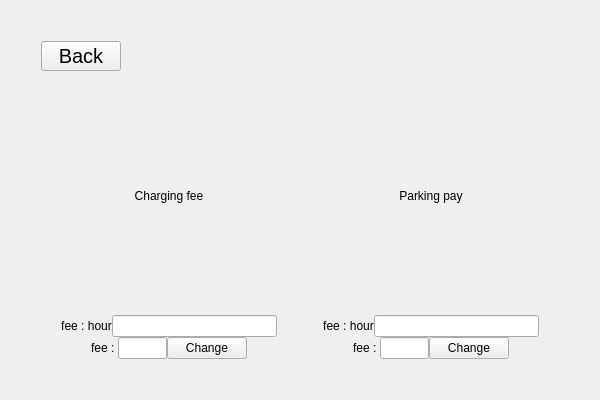
<?xml version="1.0" encoding="UTF-8"?>
<ui version="4.0">
 <class>ChargeManagerDialog</class>
 <widget class="QWidget" name="ChargeManagerDialog">
  <property name="geometry">
   <rect>
    <x>0</x>
    <y>0</y>
    <width>600</width>
    <height>400</height>
   </rect>
  </property>
  <property name="windowTitle">
   <string>Form</string>
  </property>
  <layout class="QVBoxLayout" name="verticalLayout_4">
   <item>
    <layout class="QVBoxLayout" name="verticalLayout_2">
     <property name="leftMargin">
      <number>30</number>
     </property>
     <property name="topMargin">
      <number>30</number>
     </property>
     <property name="rightMargin">
      <number>30</number>
     </property>
     <property name="bottomMargin">
      <number>30</number>
     </property>
     <item>
      <layout class="QVBoxLayout" name="verticalLayout" stretch="1,9">
       <item>
        <layout class="QHBoxLayout" name="horizontalLayout">
         <item>
          <widget class="QPushButton" name="back_button">
           <property name="maximumSize">
            <size>
             <width>100</width>
             <height>30</height>
            </size>
           </property>
           <property name="font">
            <font>
             <pointsize>15</pointsize>
            </font>
           </property>
           <property name="text">
            <string>Back</string>
           </property>
          </widget>
         </item>
         <item>
          <spacer name="horizontalSpacer">
           <property name="orientation">
            <enum>Qt::Horizontal</enum>
           </property>
           <property name="sizeHint" stdset="0">
            <size>
             <width>40</width>
             <height>10</height>
            </size>
           </property>
          </spacer>
         </item>
        </layout>
       </item>
       <item>
        <layout class="QGridLayout" name="gridLayout">
         <property name="spacing">
          <number>6</number>
         </property>
         <item row="0" column="0">
          <layout class="QVBoxLayout" name="verticalLayout_3" stretch="1,4,5">
           <property name="spacing">
            <number>0</number>
           </property>
           <property name="leftMargin">
            <number>20</number>
           </property>
           <property name="rightMargin">
            <number>20</number>
           </property>
           <item>
            <layout class="QVBoxLayout" name="verticalLayout_6">
             <item>
              <widget class="QLabel" name="charging_fee_label">
               <property name="text">
                <string>Charging fee</string>
               </property>
               <property name="alignment">
                <set>Qt::AlignCenter</set>
               </property>
              </widget>
             </item>
            </layout>
           </item>
           <item>
            <layout class="QHBoxLayout" name="horizontalLayout_3">
             <property name="leftMargin">
              <number>0</number>
             </property>
             <property name="rightMargin">
              <number>0</number>
             </property>
             <item>
              <widget class="QLabel" name="charging_fee_status_label">
               <property name="text">
                <string>fee : hour</string>
               </property>
               <property name="alignment">
                <set>Qt::AlignCenter</set>
               </property>
              </widget>
             </item>
             <item>
              <widget class="QLineEdit" name="charging_fee_status_text"/>
             </item>
            </layout>
           </item>
           <item>
            <layout class="QHBoxLayout" name="horizontalLayout_2">
             <property name="leftMargin">
              <number>30</number>
             </property>
             <property name="rightMargin">
              <number>30</number>
             </property>
             <item>
              <widget class="QLabel" name="change_charging_fee_label">
               <property name="text">
                <string>fee : </string>
               </property>
              </widget>
             </item>
             <item>
              <widget class="QLineEdit" name="change_charging_fee_text"/>
             </item>
             <item>
              <widget class="QPushButton" name="change_charging_fee_button">
               <property name="maximumSize">
                <size>
                 <width>80</width>
                 <height>16777215</height>
                </size>
               </property>
               <property name="text">
                <string>Change</string>
               </property>
              </widget>
             </item>
            </layout>
           </item>
          </layout>
         </item>
         <item row="0" column="1">
          <layout class="QVBoxLayout" name="verticalLayout_5" stretch="1,4,5">
           <property name="spacing">
            <number>0</number>
           </property>
           <property name="leftMargin">
            <number>20</number>
           </property>
           <property name="rightMargin">
            <number>20</number>
           </property>
           <item>
            <layout class="QVBoxLayout" name="verticalLayout_7">
             <item>
              <widget class="QLabel" name="parking_fee_label">
               <property name="text">
                <string>Parking pay</string>
               </property>
               <property name="alignment">
                <set>Qt::AlignCenter</set>
               </property>
              </widget>
             </item>
            </layout>
           </item>
           <item>
            <layout class="QHBoxLayout" name="horizontalLayout_7">
             <property name="leftMargin">
              <number>0</number>
             </property>
             <property name="rightMargin">
              <number>0</number>
             </property>
             <item>
              <widget class="QLabel" name="charging_fee_status_label_2">
               <property name="text">
                <string>fee : hour</string>
               </property>
               <property name="alignment">
                <set>Qt::AlignCenter</set>
               </property>
              </widget>
             </item>
             <item>
              <widget class="QLineEdit" name="charging_fee_status_text_2"/>
             </item>
            </layout>
           </item>
           <item>
            <layout class="QHBoxLayout" name="horizontalLayout_8">
             <property name="leftMargin">
              <number>30</number>
             </property>
             <property name="rightMargin">
              <number>30</number>
             </property>
             <item>
              <widget class="QLabel" name="change_charging_fee_label_2">
               <property name="text">
                <string>fee : </string>
               </property>
              </widget>
             </item>
             <item>
              <widget class="QLineEdit" name="change_charging_fee_text_2"/>
             </item>
             <item>
              <widget class="QPushButton" name="change_charging_fee_button_2">
               <property name="maximumSize">
                <size>
                 <width>80</width>
                 <height>16777215</height>
                </size>
               </property>
               <property name="text">
                <string>Change</string>
               </property>
              </widget>
             </item>
            </layout>
           </item>
          </layout>
         </item>
        </layout>
       </item>
      </layout>
     </item>
    </layout>
   </item>
  </layout>
 </widget>
 <resources/>
 <connections/>
</ui>
